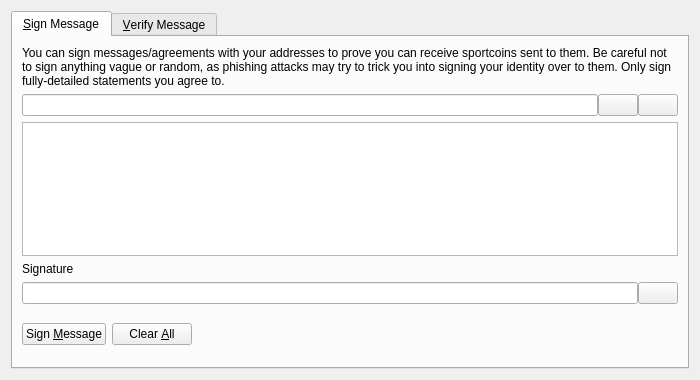
<?xml version="1.0" encoding="UTF-8"?>
<ui version="4.0">
 <class>SignVerifyMessageDialog</class>
 <widget class="QDialog" name="SignVerifyMessageDialog">
  <property name="geometry">
   <rect>
    <x>0</x>
    <y>0</y>
    <width>700</width>
    <height>380</height>
   </rect>
  </property>
  <property name="windowTitle">
   <string>Signatures - Sign / Verify a Message</string>
  </property>
  <property name="modal">
   <bool>true</bool>
  </property>
  <layout class="QVBoxLayout" name="verticalLayout">
   <item>
    <widget class="QTabWidget" name="tabWidget">
     <property name="currentIndex">
      <number>0</number>
     </property>
     <widget class="QWidget" name="tabSignMessage">
      <attribute name="title">
       <string>&amp;Sign Message</string>
      </attribute>
      <layout class="QVBoxLayout" name="verticalLayout_SM">
       <item>
        <widget class="QLabel" name="infoLabel_SM">
         <property name="text">
          <string>You can sign messages/agreements with your addresses to prove you can receive sportcoins sent to them. Be careful not to sign anything vague or random, as phishing attacks may try to trick you into signing your identity over to them. Only sign fully-detailed statements you agree to.</string>
         </property>
         <property name="textFormat">
          <enum>Qt::PlainText</enum>
         </property>
         <property name="wordWrap">
          <bool>true</bool>
         </property>
        </widget>
       </item>
       <item>
        <layout class="QHBoxLayout" name="horizontalLayout_1_SM">
         <property name="spacing">
          <number>0</number>
         </property>
         <item>
          <widget class="QValidatedLineEdit" name="addressIn_SM">
           <property name="toolTip">
            <string>The Sportcoin address to sign the message with</string>
           </property>
          </widget>
         </item>
         <item>
          <widget class="QPushButton" name="addressBookButton_SM">
           <property name="toolTip">
            <string>Choose previously used address</string>
           </property>
           <property name="text">
            <string/>
           </property>
           <property name="icon">
            <iconset resource="../bitcoin.qrc">
             <normaloff>:/icons/address-book</normaloff>:/icons/address-book</iconset>
           </property>
           <property name="shortcut">
            <string>Alt+A</string>
           </property>
           <property name="autoDefault">
            <bool>false</bool>
           </property>
          </widget>
         </item>
         <item>
          <widget class="QPushButton" name="pasteButton_SM">
           <property name="toolTip">
            <string>Paste address from clipboard</string>
           </property>
           <property name="text">
            <string/>
           </property>
           <property name="icon">
            <iconset resource="../bitcoin.qrc">
             <normaloff>:/icons/editpaste</normaloff>:/icons/editpaste</iconset>
           </property>
           <property name="shortcut">
            <string>Alt+P</string>
           </property>
           <property name="autoDefault">
            <bool>false</bool>
           </property>
          </widget>
         </item>
        </layout>
       </item>
       <item>
        <widget class="QPlainTextEdit" name="messageIn_SM">
         <property name="toolTip">
          <string>Enter the message you want to sign here</string>
         </property>
        </widget>
       </item>
       <item>
        <widget class="QLabel" name="signatureLabel_SM">
         <property name="text">
          <string>Signature</string>
         </property>
         <property name="textFormat">
          <enum>Qt::PlainText</enum>
         </property>
        </widget>
       </item>
       <item>
        <layout class="QHBoxLayout" name="horizontalLayout_2_SM">
         <property name="spacing">
          <number>0</number>
         </property>
         <item>
          <widget class="QLineEdit" name="signatureOut_SM">
           <property name="font">
            <font>
             <italic>true</italic>
            </font>
           </property>
           <property name="readOnly">
            <bool>true</bool>
           </property>
          </widget>
         </item>
         <item>
          <widget class="QPushButton" name="copySignatureButton_SM">
           <property name="toolTip">
            <string>Copy the current signature to the system clipboard</string>
           </property>
           <property name="text">
            <string/>
           </property>
           <property name="icon">
            <iconset resource="../bitcoin.qrc">
             <normaloff>:/icons/editcopy</normaloff>:/icons/editcopy</iconset>
           </property>
           <property name="autoDefault">
            <bool>false</bool>
           </property>
          </widget>
         </item>
        </layout>
       </item>
       <item>
        <layout class="QHBoxLayout" name="horizontalLayout_3_SM">
         <item>
          <widget class="QPushButton" name="signMessageButton_SM">
           <property name="toolTip">
            <string>Sign the message to prove you own this Sportcoin address</string>
           </property>
           <property name="text">
            <string>Sign &amp;Message</string>
           </property>
           <property name="icon">
            <iconset resource="../bitcoin.qrc">
             <normaloff>:/icons/edit</normaloff>:/icons/edit</iconset>
           </property>
           <property name="autoDefault">
            <bool>false</bool>
           </property>
          </widget>
         </item>
         <item>
          <widget class="QPushButton" name="clearButton_SM">
           <property name="toolTip">
            <string>Reset all sign message fields</string>
           </property>
           <property name="text">
            <string>Clear &amp;All</string>
           </property>
           <property name="icon">
            <iconset resource="../bitcoin.qrc">
             <normaloff>:/icons/remove</normaloff>:/icons/remove</iconset>
           </property>
           <property name="autoDefault">
            <bool>false</bool>
           </property>
          </widget>
         </item>
         <item>
          <spacer name="horizontalSpacer_1_SM">
           <property name="orientation">
            <enum>Qt::Horizontal</enum>
           </property>
           <property name="sizeHint" stdset="0">
            <size>
             <width>40</width>
             <height>48</height>
            </size>
           </property>
          </spacer>
         </item>
         <item>
          <widget class="QLabel" name="statusLabel_SM">
           <property name="font">
            <font>
             <weight>75</weight>
             <bold>true</bold>
            </font>
           </property>
           <property name="text">
            <string/>
           </property>
           <property name="wordWrap">
            <bool>true</bool>
           </property>
          </widget>
         </item>
         <item>
          <spacer name="horizontalSpacer_2_SM">
           <property name="orientation">
            <enum>Qt::Horizontal</enum>
           </property>
           <property name="sizeHint" stdset="0">
            <size>
             <width>40</width>
             <height>48</height>
            </size>
           </property>
          </spacer>
         </item>
        </layout>
       </item>
      </layout>
     </widget>
     <widget class="QWidget" name="tabVerifyMessage">
      <attribute name="title">
       <string>&amp;Verify Message</string>
      </attribute>
      <layout class="QVBoxLayout" name="verticalLayout_VM">
       <item>
        <widget class="QLabel" name="infoLabel_VM">
         <property name="text">
          <string>Enter the receiver's address, message (ensure you copy line breaks, spaces, tabs, etc. exactly) and signature below to verify the message. Be careful not to read more into the signature than what is in the signed message itself, to avoid being tricked by a man-in-the-middle attack. Note that this only proves the signing party receives with the address, it cannot prove sendership of any transaction!</string>
         </property>
         <property name="textFormat">
          <enum>Qt::PlainText</enum>
         </property>
         <property name="alignment">
          <set>Qt::AlignLeading|Qt::AlignLeft|Qt::AlignTop</set>
         </property>
         <property name="wordWrap">
          <bool>true</bool>
         </property>
        </widget>
       </item>
       <item>
        <layout class="QHBoxLayout" name="horizontalLayout_1_VM">
         <property name="spacing">
          <number>0</number>
         </property>
         <item>
          <widget class="QValidatedLineEdit" name="addressIn_VM">
           <property name="toolTip">
            <string>The Sportcoin address the message was signed with</string>
           </property>
          </widget>
         </item>
         <item>
          <widget class="QPushButton" name="addressBookButton_VM">
           <property name="toolTip">
            <string>Choose previously used address</string>
           </property>
           <property name="text">
            <string/>
           </property>
           <property name="icon">
            <iconset resource="../bitcoin.qrc">
             <normaloff>:/icons/address-book</normaloff>:/icons/address-book</iconset>
           </property>
           <property name="shortcut">
            <string>Alt+A</string>
           </property>
           <property name="autoDefault">
            <bool>false</bool>
           </property>
          </widget>
         </item>
        </layout>
       </item>
       <item>
        <widget class="QPlainTextEdit" name="messageIn_VM"/>
       </item>
       <item>
        <widget class="QValidatedLineEdit" name="signatureIn_VM"/>
       </item>
       <item>
        <layout class="QHBoxLayout" name="horizontalLayout_2_VM">
         <item>
          <widget class="QPushButton" name="verifyMessageButton_VM">
           <property name="toolTip">
            <string>Verify the message to ensure it was signed with the specified Sportcoin address</string>
           </property>
           <property name="text">
            <string>Verify &amp;Message</string>
           </property>
           <property name="icon">
            <iconset resource="../bitcoin.qrc">
             <normaloff>:/icons/transaction_0</normaloff>:/icons/transaction_0</iconset>
           </property>
           <property name="autoDefault">
            <bool>false</bool>
           </property>
          </widget>
         </item>
         <item>
          <widget class="QPushButton" name="clearButton_VM">
           <property name="toolTip">
            <string>Reset all verify message fields</string>
           </property>
           <property name="text">
            <string>Clear &amp;All</string>
           </property>
           <property name="icon">
            <iconset resource="../bitcoin.qrc">
             <normaloff>:/icons/remove</normaloff>:/icons/remove</iconset>
           </property>
           <property name="autoDefault">
            <bool>false</bool>
           </property>
          </widget>
         </item>
         <item>
          <spacer name="horizontalSpacer_1_VM">
           <property name="orientation">
            <enum>Qt::Horizontal</enum>
           </property>
           <property name="sizeHint" stdset="0">
            <size>
             <width>40</width>
             <height>48</height>
            </size>
           </property>
          </spacer>
         </item>
         <item>
          <widget class="QLabel" name="statusLabel_VM">
           <property name="font">
            <font>
             <weight>75</weight>
             <bold>true</bold>
            </font>
           </property>
           <property name="text">
            <string/>
           </property>
           <property name="wordWrap">
            <bool>true</bool>
           </property>
          </widget>
         </item>
         <item>
          <spacer name="horizontalSpacer_2_VM">
           <property name="orientation">
            <enum>Qt::Horizontal</enum>
           </property>
           <property name="sizeHint" stdset="0">
            <size>
             <width>40</width>
             <height>48</height>
            </size>
           </property>
          </spacer>
         </item>
        </layout>
       </item>
      </layout>
     </widget>
    </widget>
   </item>
  </layout>
 </widget>
 <customwidgets>
  <customwidget>
   <class>QValidatedLineEdit</class>
   <extends>QLineEdit</extends>
   <header>qt/qvalidatedlineedit.h</header>
  </customwidget>
 </customwidgets>
 <resources>
  <include location="../bitcoin.qrc"/>
 </resources>
 <connections/>
</ui>
